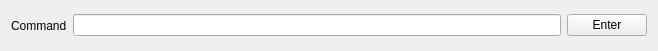
<?xml version="1.0" encoding="UTF-8"?>
<ui version="4.0">
 <class>CommandLineWidget</class>
 <widget class="QWidget" name="CommandLineWidget">
  <property name="geometry">
   <rect>
    <x>0</x>
    <y>0</y>
    <width>658</width>
    <height>51</height>
   </rect>
  </property>
  <property name="windowTitle">
   <string>Form</string>
  </property>
  <layout class="QHBoxLayout" name="horizontalLayout">
   <item>
    <widget class="QLabel" name="commandLBL">
     <property name="text">
      <string>Command</string>
     </property>
    </widget>
   </item>
   <item>
    <widget class="QLineEdit" name="commandLE"/>
   </item>
   <item>
    <widget class="QPushButton" name="commandPB">
     <property name="text">
      <string>Enter</string>
     </property>
    </widget>
   </item>
  </layout>
 </widget>
 <resources/>
 <connections/>
</ui>
